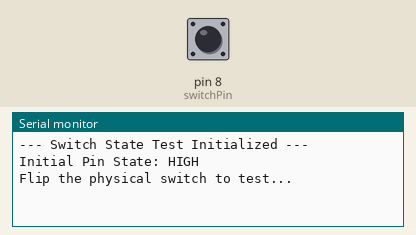
Bench run of a sketch on a simulated Arduino Uno, built with avr-gcc and run on an emulated ATmega328P. Parts: the last lines printed to the serial monitor. The inputs (shaded band) are chosen by the test bench; at power-on: pin 8 (switchPin) HIGH.

Above: at 1.2 s.
1.3 s: pin 8 (switchPin) pulled LOW for 0.15 s
At 1.43 s:
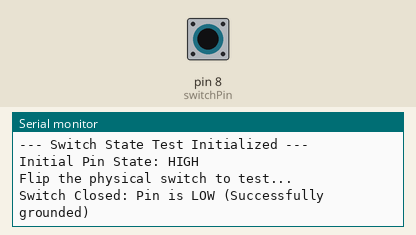
At 1.8 s:
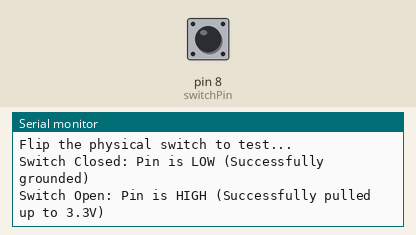

The sketch:

switchCheck.ino
```cpp
// Define the pin connected to your switch
const int switchPin = 8; // <-- Change this to your actual switch pin number

int lastSwitchState = HIGH; // Default to HIGH due to INPUT_PULLUP

void setup() {
  Serial.begin(115200);

  // Set the pin as INPUT_PULLUP
  pinMode(switchPin, INPUT_PULLUP);

  Serial.println("--- Switch State Test Initialized ---");
  Serial.print("Initial Pin State: ");
  Serial.println(digitalRead(switchPin) == LOW ? "LOW" : "HIGH");
  Serial.println("Flip the physical switch to test...");
}

void loop() {
  int currentSwitchState = digitalRead(switchPin);

  // Check if the physical switch state has changed
  if (currentSwitchState != lastSwitchState) {

    if (currentSwitchState == LOW) {
      Serial.println("Switch Closed: Pin is LOW (Successfully grounded)");
    } else {
      Serial.println("Switch Open: Pin is HIGH (Successfully pulled up to 3.3V)");
    }

    // Tiny delay to filter out mechanical contact bounce (debouncing)
    delay(50);

    // Update the saved state for the next comparison
    lastSwitchState = currentSwitchState;
  }
}
```

Measured:
- after the input at 1.3 s, the serial monitor: prints a new line at once (image 1)
